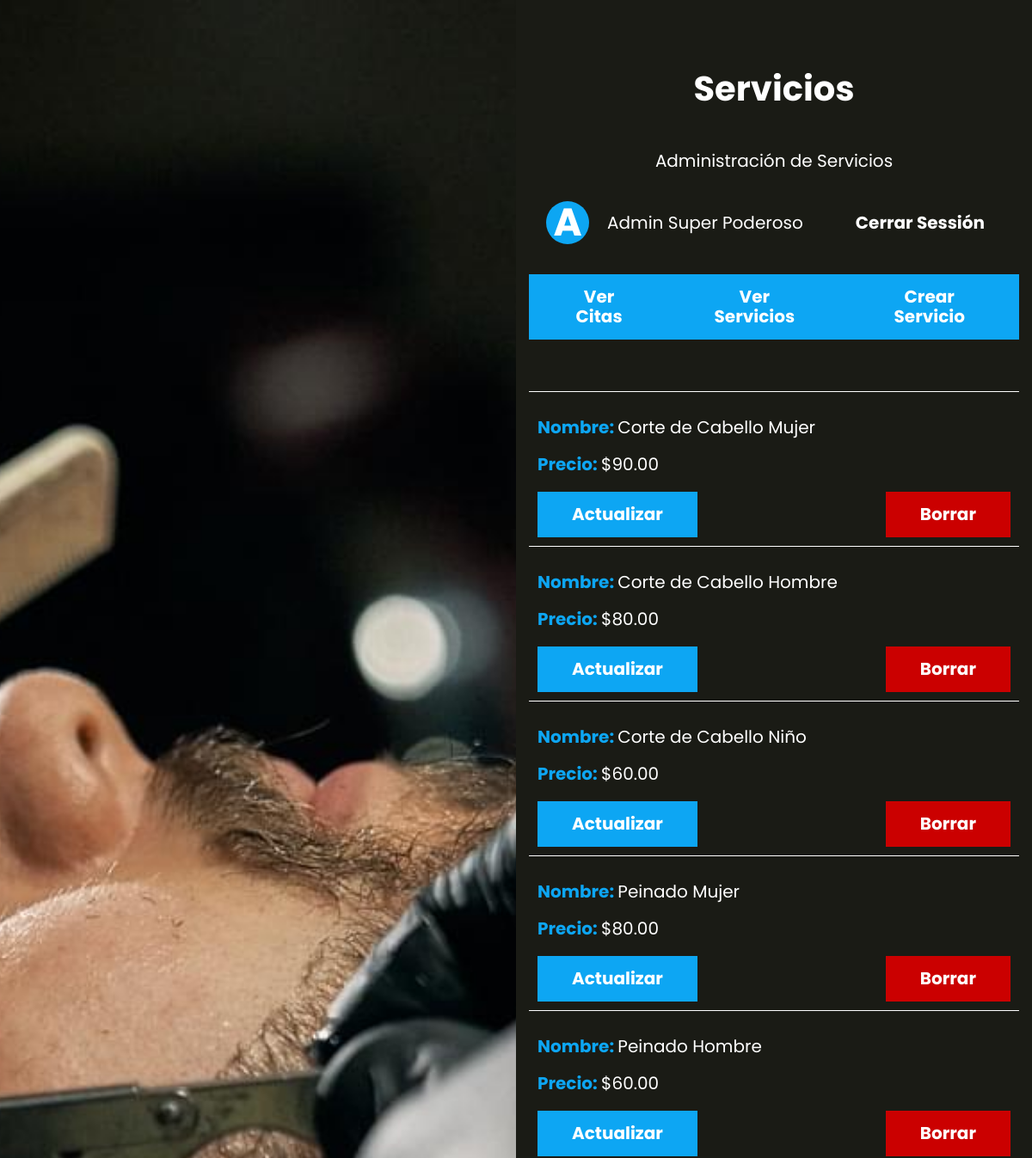
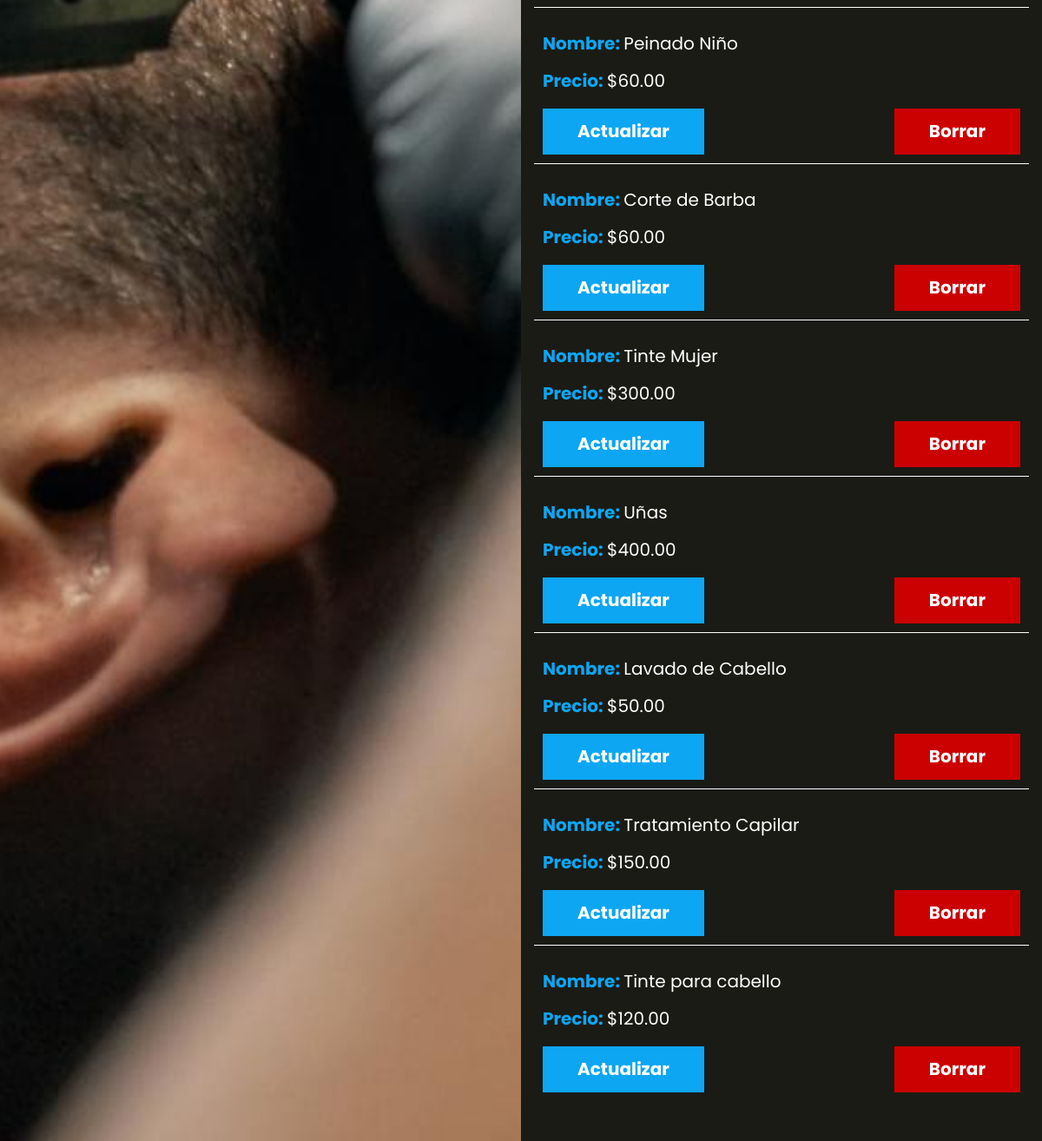
The app's page /servicios (signed in) with its own data (2 pictures, top to bottom).
### tables this page shows
CREATE TABLE `servicios` (
  `id` int(11) NOT NULL AUTO_INCREMENT,
  `nombre` varchar(60) DEFAULT NULL,
  `precio` decimal(5,2) DEFAULT NULL,
  PRIMARY KEY (`id`)
);

### controllers/ServicioController.php (called while the page is built, shortened)
<?php
class ServicioController {
    public static function index(Router $router) {
        $servicios = Servicio::all();
        $router->render('servicios/index', [
            'nombre' => $_SESSION['nombre'],
            'servicios' => $servicios
        ]);
    }
}

### public/index.php (called while the page is built, shortened)
<?php
$router = new Router();
$router->get('/', [LoginController::class, 'login']);
$router->post('/', [LoginController::class, 'login']);
$router->get('/logout', [LoginController::class, 'logout']);
$router->get('/olvide', [LoginController::class, 'olvide']);
$router->post('/olvide', [LoginController::class, 'olvide']);
$router->get('/recuperar', [LoginController::class, 'recuperar']);
$router->post('/recuperar', [LoginController::class, 'recuperar']);
$router->get('/crear-cuenta', [LoginController::class, 'crear']);
$router->post('/crear-cuenta', [LoginController::class, 'crear']);
$router->get('/confirmar-cuenta', [LoginController::class, 'confirmar']);
$router->get('/mensaje', [LoginController::class, 'mensaje']);
$router->get('/cita', [CitaController::class, 'index']);
$router->get('/admin', [AdminController::class, 'index']);
$router->get('/api/servicios', [APIController::class, 'index']);
$router->post('/api/citas', [APIController::class, 'guardar']);
$router->post('/api/eliminar', [APIController::class, 'eliminar']);
$router->get('/api/horas', [APIController::class, 'horas']);
$router->get('/api/horasdisponibles', [APIController::class, 'horasDisponibles']);
$router->get('/servicios', [ServicioController::class, 'index']);
$router->get('/servicios/crear', [ServicioController::class, 'crear']);
$router->post('/servicios/crear', [ServicioController::class, 'crear']);
$router->get('/servicios/actualizar', [ServicioController::class, 'actualizar']);
$router->post('/servicios/actualizar', [ServicioController::class, 'actualizar']);
$router->post('/servicios/eliminar', [ServicioController::class, 'eliminar']);
$router->comprobarRutas();

### models/ActiveRecord.php (called while the page is built, shortened)
<?php
class ActiveRecord {
    protected static $db;
    protected static $tabla = '';
    public static function setDB($database) {
        self::$db = $database;
    }
    public static function consultarSQL($query) {
        $resultado = self::$db->query($query);
        $array = [];
        while($registro = $resultado->fetch_assoc()) {
            $array[] = static::crearObjeto($registro);
        }
        return $array;
    }
    protected static function crearObjeto($registro) {
        $objeto = new static;
        foreach($registro as $key => $value ) {
            if(property_exists( $objeto, $key  )) {
                $objeto->$key = $value;
            }
        }
        return $objeto;
    }
    public static function all() {
        $query = "SELECT * FROM " . static::$tabla;
        $resultado = self::consultarSQL($query);
        return $resultado;
    }
}

### views/servicios/index.php (the view, shortened to what this page needs)
<h1 class="nombre-pagina">Servicios</h1>
<p class="descripcion-pagina">Administración de Servicios</p>
<?php
    include_once __DIR__ . '/../templates/barra.php';
?>
<ul class="servicios">
    <?php foreach($servicios as $servicio) { ?>
        <li>
            <p>Nombre: <span><?php echo $servicio->nombre; ?></span></p>
            <p>Precio: <span>$<?php echo $servicio->precio; ?></span></p>
            <div class="acciones">
                <a class="boton" href="/servicios/actualizar?id=<?php echo $servicio->id; ?>">Actualizar</a>
                <form action="/servicios/eliminar" method="POST">
                    <input type="submit" value="Borrar" class="boton-eliminar">
                </form>
            </div>
        </li>
    <?php } ?>
</ul>

### views/templates/barra.php
<div class="barra">
    <div class="avatar">
        <p class="inicial"><?php echo substr($nombre, 0, 1);?></p>
    </div>
    <p><?php echo $nombre ?? '';?></p>
    <a class="boton" href="/logout">Cerrar Sessión</a>
</div>
<?php if(isset($_SESSION['admin'])) { ?>
    <div class="barra-servicios">
        <a href="/admin" class="boton">Ver Citas</a>
        <a href="/servicios" class="boton">Ver Servicios</a>
        <a href="/servicios/crear" class="boton">Crear Servicio</a>
    </div>
<?php } ?>

### Router.php (shortened to what this page needs)
<?php
class Router
{
    public array $getRoutes = [];
    public array $postRoutes = [];
    public function get($url, $fn)
    {
        $this->getRoutes[$url] = $fn;
    }
    public function post($url, $fn)
    {
        $this->postRoutes[$url] = $fn;
    }
    public function comprobarRutas()
    {
        $currentUrl = strtok($_SERVER['REQUEST_URI'], '?') ?? '/';
        $method = $_SERVER['REQUEST_METHOD'];
        if ($method === 'GET') {
            $fn = $this->getRoutes[$currentUrl] ?? null;
        } else {
            $fn = $this->postRoutes[$currentUrl] ?? null;
        }
        if ( $fn ) {
            call_user_func($fn, $this);
        } else {
            echo "Página No Encontrada o Ruta no válida";
        }
    }
    public function render($view, $datos = [])
    {
        include_once __DIR__ . "/views/$view.php";
        $contenido = ob_get_clean();
        include_once __DIR__ . '/views/layout.php';
    }
}

### views/layout.php (shortened to what this page needs)
<!DOCTYPE html>
<html lang="en">
<head>
    <link rel="stylesheet" href="/build/css/app.css">
</head>
<body>
    <div class="contenedor-app">
        <div class="imagen"></div>
        <div class="app">
            <?php echo $contenido; ?>
        </div>
    </div>
</body>
</html>

### public/build/css/app.css (style rules this page uses)
html { line-height:1.15;-webkit-text-size-adjust:100% }
body { margin:0 }
h1 { font-size:2em;margin:.67em 0 }
a { background-color:transparent }
button,input,optgroup,select,textarea { font-family:inherit;font-size:100%;line-height:1.15;margin:0 }
button,input { overflow:visible }
[type=button],[type=reset],[type=submit],button { -webkit-appearance:button }
html { font-size:62.5%;box-sizing:border-box;height:100% }
body { min-height:100%;display:flex;flex-direction:column;background-color:#1a1b15;color:#fff;font-family:Poppins,sans-serif;font-size:1.6rem }
@media (min-width:768px) { body { height:100% } }
*,:after,:before { box-sizing:inherit }
a { text-decoration:none }
h1,h2,h3 { font-family:Poppins,sans-serif;margin:0 0 2.5rem;font-weight:900;color:#fff;text-align:center }
h1 { font-size:4rem }
p { color:#fff;font-size:2rem }
.nombre-pagina { margin:5rem 0;font-weight:700 }
.descripcion-pagina,.nombre-pagina { text-align:center }
@media (min-width:768px) { .contenedor-app { display:grid;grid-template-columns:repeat(2,1fr);min-height:100vh } }
.contenedor-app .imagen { height:20rem;background-image:url(../img/1.jpg);background-size:cover;background-position:50% }
@media (min-width:768px) { .contenedor-app .imagen { height:auto } }
.contenedor-app .app { width:95%;margin:0 auto;padding:3rem 0 }
@media (min-width:768px) { .contenedor-app .app { overflow:scroll;overflow-x:hidden } }
.barra { margin:5rem 0;max-height:2rem;display:flex;justify-content:space-between;align-items:center }
.barra .boton { background-color:#1a1b15;padding:1.5rem 4rem;color:#fff;font-size:2rem;font-weight:400;display:inline-block;font-weight:700;border:none;transition-property:background-color;transition-duration:.3s;text-align:center;display:block;width:100%;margin:0 }
@media (min-width:768px) { .barra .boton { width:auto } }
.barra .avatar { display:flex;justify-content:center;align-items:center;height:5rem;width:5rem;max-height:5rem;min-width:5rem;margin-left:2rem;background-color:#0da6f3;border-radius:50%;-webkit-user-select:none;-moz-user-select:none;-ms-user-select:none;user-select:none }
.barra .inicial { font-size:4.5rem;font-weight:700 }
.barra-servicios { margin-bottom:5rem }
@media (min-width:768px) { .barra-servicios { display:flex;justify-content:space-between } }
.barra-servicios .boton { margin:0 0 1rem }
.citas,.servicios { list-style:none;padding:0 }
.citas li,.servicios li { padding:1rem;border-top:1px solid #fff }
.citas p,.servicios p { font-weight:700;color:#0da6f3 }
.citas .servicio,.citas span,.servicios .servicio,.servicios span { font-weight:400;color:#fff }
.servicios .acciones,.servicios .boton,.servicios .boton-eliminar { margin:0 }
.boton { background-color:#0da6f3;padding:1.5rem 4rem;color:#fff;font-size:2rem;font-weight:400;display:inline-block;font-weight:700;border:none;transition-property:background-color;transition-duration:.3s;text-align:center;display:block;width:100%;margin:5rem 0 }
@media (min-width:768px) { .boton { width:auto } }
.boton-eliminar { background-color:#cb0000;padding:1.5rem 4rem;color:#fff;font-size:2rem;font-weight:400;display:inline-block;font-weight:700;border:none;transition-property:background-color;transition-duration:.3s;text-align:center;display:block;width:100%;margin:5rem 0 }
@media (min-width:768px) { .boton-eliminar { width:auto } }
.acciones { margin-top:5rem }
@media (min-width:768px) { .acciones { display:flex;justify-content:space-between;align-items:center } }
.acciones a { margin-bottom:2.5rem }
.acciones a,.alerta { color:#fff;display:block;text-align:center }

### records on screen
servicios: nombre "Corte de Cabello Mujer", precio "90.00"
servicios: nombre "Corte de Cabello Hombre", precio "80.00"
servicios: nombre "Corte de Cabello Niño", precio "60.00"
servicios: nombre "Peinado Mujer", precio "80.00"
servicios: nombre "Peinado Hombre", precio "60.00"
servicios: nombre "Peinado Niño", precio "60.00"
servicios: nombre "Corte de Barba", precio "60.00"
servicios: nombre "Tinte Mujer", precio "300.00"
servicios: nombre "Uñas", precio "400.00"
servicios: nombre "Lavado de Cabello", precio "50.00"
servicios: nombre "Tratamiento Capilar", precio "150.00"
servicios: nombre "Tinte para cabello", precio "120.00"

### other values on screen
substr($nombre, 0, 1) "A"
$nombre "Admin Super Poderoso"
